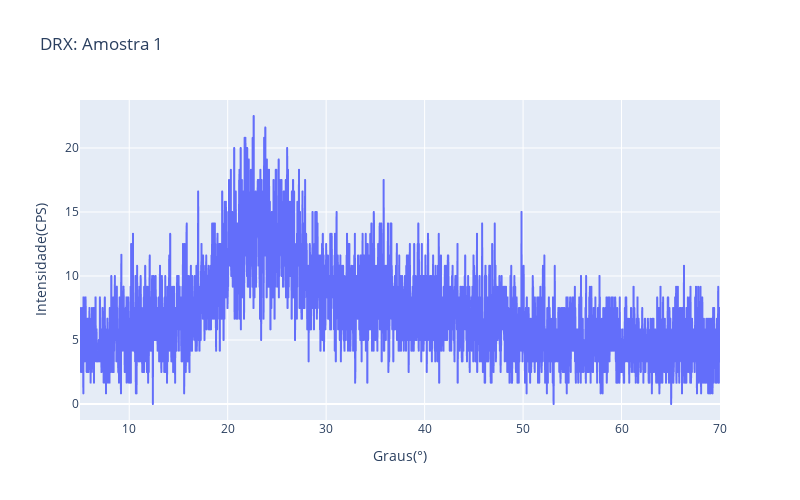

The notebook cell this image was saved under:
### Markdown cell above
## Plotando com a biblioteca Plotly:

É possível plotar um gráfico interativo e verificar os pontos cruciais para a análise do material em questão.

### Code cell
fig = px.line(a1, x="x", y="y", title='DRX: Amostra 1', 
        labels={'x': 'Graus(°) ', 'y':'Intensidade(CPS)'})
fig.update_layout(
    autosize=False,
    width=800,
    height=500)
fig.show();

### Figure 1 — Plotly figure (JSON) as saved in the notebook; plotly's stock layout.template omitted (floating-point values rounded to 4 significant figures; data arrays with more than 128 entries replaced by an {"elided": "..."} marker saying what was removed)
{"data": [{"hovertemplate": "Graus(°) =%{x}<br>Intensidade(CPS)=%{y}<extra></extra>", "legendgroup": "", "line": {"color": "#636efa", "dash": "solid"}, "mode": "lines", "name": "", "showlegend": false, "type": "scattergl", "x": {"elided": "3251 float values"}, "xaxis": "x", "y": {"elided": "3251 float values"}, "yaxis": "y"}], "layout": {"autosize": false, "height": 500, "legend": {"tracegroupgap": 0}, "title": {"text": "DRX: Amostra 1"}, "width": 800, "xaxis": {"anchor": "y", "domain": [0, 1], "title": {"text": "Graus(°) "}}, "yaxis": {"anchor": "x", "domain": [0, 1], "title": {"text": "Intensidade(CPS)"}}}}
